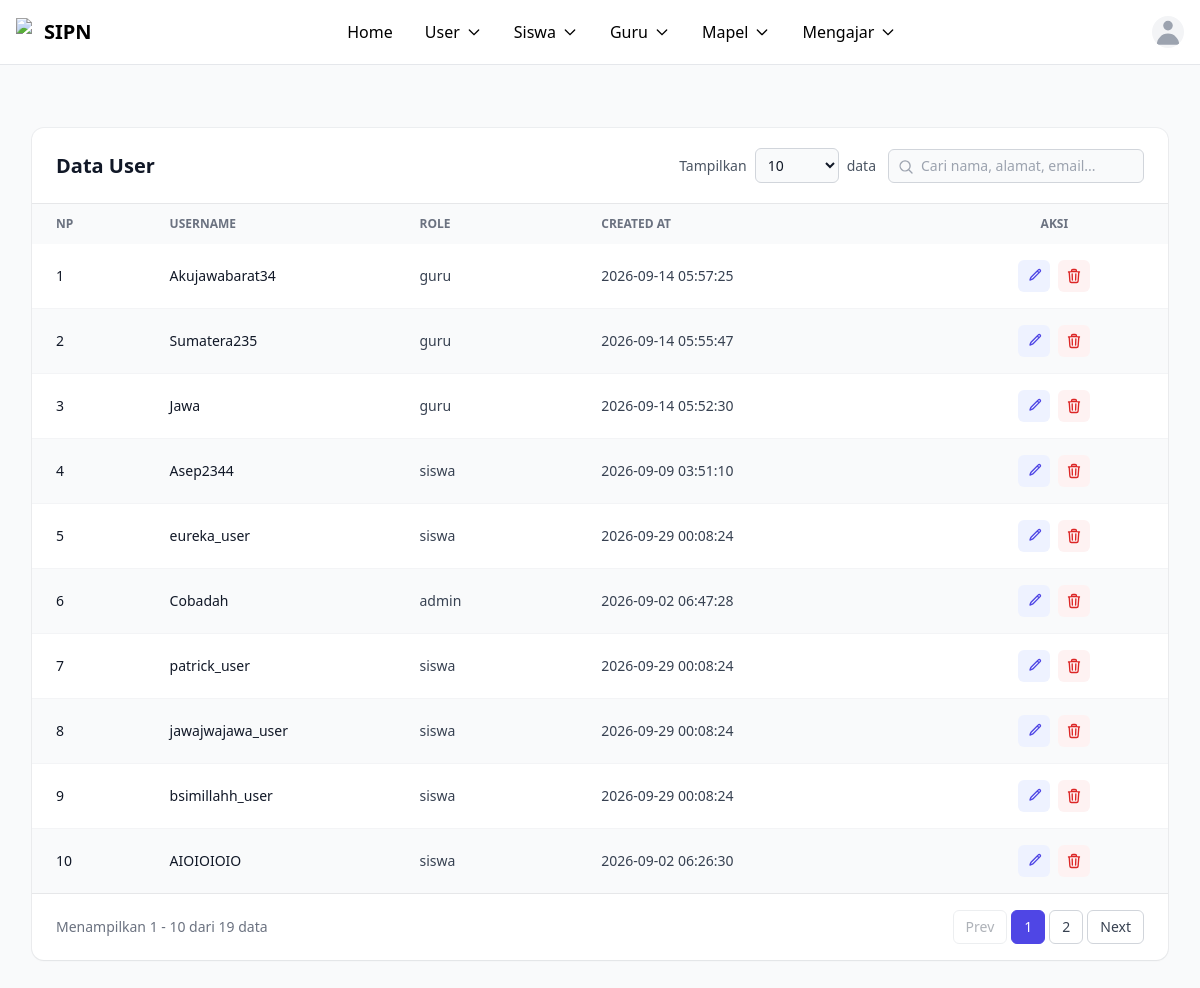
Page /tabeluseraja.php (signed in) on the committed database.
### tables this page shows
CREATE TABLE `users` (
  `id` int NOT NULL,
  `username` varchar(50) NOT NULL,
  `password` varchar(255) NOT NULL,
  `role` enum('admin','guru','siswa') NOT NULL,
  `created_at` timestamp NOT NULL
);

### tabeluseraja.php (the view, shortened to what this page needs)
<!DOCTYPE html>
<html lang="en">
<head>
  <script src="https://cdn.tailwindcss.com"></script>
</head>
<body class="bg-gray-50 antialiased">
<?php
include "navbar.php";
include __DIR__ . "/kon.php";
$data = [];
$sql = "SELECT * FROM users ORDER BY id DESC";
$bam = mysqli_query($conn, $sql);
while ($row = mysqli_fetch_assoc($bam)) {
    $data[] = $row;
}
?>
<main class="mx-auto max-w-7xl px-4 pt-32 pb-10 sm:px-6 lg:px-8">
    <div class="bg-white shadow-sm ring-1 ring-gray-900/5 rounded-xl">
        <div class="flex flex-col gap-3 px-6 py-5 border-b border-gray-900/10 sm:flex-row sm:items-center sm:justify-between">
            <h1 class="text-xl font-bold text-gray-900">Data User</h1>
            <div class="flex flex-col gap-3 sm:flex-row sm:items-center">
                <div class="flex items-center gap-2">
                    <label for="showEntries" class="text-sm text-gray-600 whitespace-nowrap">Tampilkan</label>
                    <select id="showEntries" class="rounded-md bg-gray-50 border border-gray-300 text-sm text-gray-900 px-2 py-1.5 outline-none focus:ring-2 focus:ring-indigo-600">
                        <option value="10" selected>10</option>
                    </select>
                    <span class="text-sm text-gray-600 whitespace-nowrap">data</span>
                </div>
                <div class="relative">
                    <svg class="absolute left-2.5 top-2.5 size-4 text-gray-400" fill="none" viewBox="0 0 24 24" stroke-width="2" stroke="currentColor"><path stroke-linecap="round" stroke-linejoin="round" d="m21 21-5.2-5.2m0 0a7.5 7.5 0 1 0-10.6-10.6 7.5 7.5 0 0 0 10.6 10.6Z" /></svg>
                    <input id="searchInput" type="text" placeholder="Cari nama, alamat, email..." class="w-full sm:w-64 rounded-md bg-gray-50 border border-gray-300 pl-8 pr-3 py-1.5 text-sm text-gray-900 outline-none focus:ring-2 focus:ring-indigo-600">
                </div>
            </div>
        </div>
        <div class="relative overflow-x-auto">
            <table class="w-full min-w-[720px] table-fixed text-sm text-left text-gray-700">
                <colgroup>
                    <col class="w-[10%]">
                    <col class="w-[22%]">
                    <col class="w-[16%]">
                    <col class="w-[32%]">
                    <col class="w-[20%]">
                </colgroup>
                <thead class="bg-gray-50 text-xs uppercase text-gray-500">
                    <tr>
                        <th scope="col" class="px-6 py-3 font-semibold">Np</th>
                        <th scope="col" class="px-6 py-3 font-semibold">Username</th>
                        <th scope="col" class="px-6 py-3 font-semibold">Role</th>
                                                <th scope="col" class="px-6 py-3 font-semibold">Created At</th>
                        <th scope="col" class="px-6 py-3 font-semibold text-center">Aksi</th>
                    </tr>
                </thead>
                <tbody id="tableBody" class="divide-y divide-gray-100">
                    <?php
                    $no = 1;
                    foreach ($data as $user):
                    ?>
                    <tr class="odd:bg-white even:bg-gray-50 hover:bg-indigo-50/60 transition-colors">
                        <td class="px-6 py-4 font-medium text-gray-900"><?php echo $no++; ?></td>
                        <td class="px-6 py-4 font-medium text-gray-900 truncate" title="<?php echo ($user['username'] ?? ''); ?>"><?php echo ($user['username'] ?? ''); ?></td>
                        <td class="px-6 py-4 whitespace-nowrap"><?php echo ($user['role'] ?? ''); ?></td>
                        <td class="px-6 py-4 whitespace-nowrap"><?php echo ($user['created_at'] ?? ''); ?></td>
                        <td class="px-6 py-4">
                            <div class="flex items-center justify-center gap-2">
                                <a href="edit.php?id=<?php echo (int) $user['id']; ?>&page=tabeluseraja.php" title="Edit" aria-label="Edit"
                                   class="inline-flex items-center justify-center size-8 rounded-md bg-indigo-50 text-indigo-600 hover:bg-indigo-600 hover:text-white transition-colors">
                                    <svg class="size-4" fill="none" viewBox="0 0 24 24" stroke-width="2" stroke="currentColor">
                                        <path stroke-linecap="round" stroke-linejoin="round" d="m16.862 4.487 1.687-1.688a1.875 1.875 0 1 1 2.652 2.652L10.582 16.07a4.5 4.5 0 0 1-1.897 1.13L6 18l.8-2.685a4.5 4.5 0 0 1 1.13-1.897l8.932-8.931Zm0 0L19.5 7.125" />
                                    </svg>
                                </a>
                                    <a href="delete.php?id=<?php echo (int) $user['id']; ?>&role=<?php echo urlencode($user['role']); ?>&page=tabeluseraja.php" title="Hapus" aria-label="Hapus"
                                   onclick="return confirm('Yakin engga nih ingin menghapus data ini?')"
                                   class="inline-flex items-center justify-center size-8 rounded-md bg-red-50 text-red-600 hover:bg-red-600 hover:text-white transition-colors">
                                </a>
                            </div>
                        </td>
                    </tr>
                    <?php endforeach; ?>
                </tbody>
            </table>
        </div>
        <div class="flex flex-col gap-3 px-6 py-4 border-t border-gray-900/10 sm:flex-row sm:items-center sm:justify-between">
            <p id="entriesInfo" class="text-sm text-gray-500"></p>
            <div id="paginationControls" class="flex items-center gap-1"></div>
        </div>
    </div>
</main>
</body>
</html>

### rows in the picture
users: username "Akujawabarat34", role "guru", created_at "2026-09-14 05:57:25"
users: username "Sumatera235", role "guru", created_at "2026-09-14 05:55:47"
users: username "Jawa", role "guru", created_at "2026-09-14 05:52:30"
users: username "Asep2344", role "siswa", created_at "2026-09-09 03:51:10"
users: username "eureka_user", role "siswa", created_at "2026-09-29 00:08:24"
users: username "Cobadah", role "admin", created_at "2026-09-02 06:47:28"
users: username "patrick_user", role "siswa", created_at "2026-09-29 00:08:24"
users: username "jawajwajawa_user", role "siswa", created_at "2026-09-29 00:08:24"
users: username "bsimillahh_user", role "siswa", created_at "2026-09-29 00:08:24"
users: username "AIOIOIOIO", role "siswa", created_at "2026-09-02 06:26:30"
